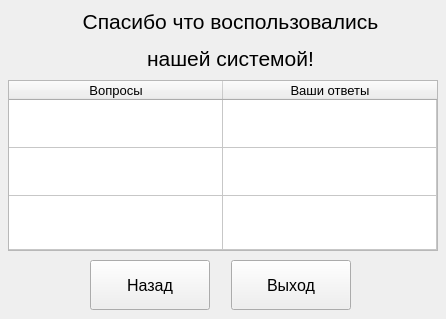
<?xml version="1.0" encoding="UTF-8"?>
<ui version="4.0">
 <class>MainWindow</class>
 <widget class="QMainWindow" name="MainWindow">
  <property name="geometry">
   <rect>
    <x>0</x>
    <y>0</y>
    <width>446</width>
    <height>319</height>
   </rect>
  </property>
  <property name="minimumSize">
   <size>
    <width>446</width>
    <height>319</height>
   </size>
  </property>
  <property name="maximumSize">
   <size>
    <width>446</width>
    <height>319</height>
   </size>
  </property>
  <property name="windowTitle">
   <string>MainWindow</string>
  </property>
  <widget class="QWidget" name="centralwidget">
   <widget class="QLabel" name="label">
    <property name="geometry">
     <rect>
      <x>60</x>
      <y>0</y>
      <width>341</width>
      <height>81</height>
     </rect>
    </property>
    <property name="font">
     <font>
      <family>Segoe UI</family>
      <pointsize>16</pointsize>
     </font>
    </property>
    <property name="text">
     <string>&lt;html&gt;&lt;head/&gt;&lt;body&gt;&lt;p align=&quot;center&quot;&gt;Спасибо что воспользовались&lt;/p&gt;&lt;p align=&quot;center&quot;&gt;нашей системой!&lt;/p&gt;&lt;/body&gt;&lt;/html&gt;</string>
    </property>
   </widget>
   <widget class="QTableWidget" name="tableWidget">
    <property name="geometry">
     <rect>
      <x>8</x>
      <y>80</y>
      <width>430</width>
      <height>171</height>
     </rect>
    </property>
    <property name="minimumSize">
     <size>
      <width>430</width>
      <height>0</height>
     </size>
    </property>
    <property name="maximumSize">
     <size>
      <width>430</width>
      <height>500</height>
     </size>
    </property>
    <property name="font">
     <font>
      <pointsize>10</pointsize>
     </font>
    </property>
    <property name="dragDropOverwriteMode">
     <bool>false</bool>
    </property>
    <property name="wordWrap">
     <bool>true</bool>
    </property>
    <attribute name="horizontalHeaderVisible">
     <bool>true</bool>
    </attribute>
    <attribute name="horizontalHeaderCascadingSectionResizes">
     <bool>false</bool>
    </attribute>
    <attribute name="horizontalHeaderMinimumSectionSize">
     <number>45</number>
    </attribute>
    <attribute name="horizontalHeaderDefaultSectionSize">
     <number>214</number>
    </attribute>
    <attribute name="horizontalHeaderHighlightSections">
     <bool>false</bool>
    </attribute>
    <attribute name="horizontalHeaderShowSortIndicator" stdset="0">
     <bool>false</bool>
    </attribute>
    <attribute name="horizontalHeaderStretchLastSection">
     <bool>false</bool>
    </attribute>
    <attribute name="verticalHeaderVisible">
     <bool>false</bool>
    </attribute>
    <attribute name="verticalHeaderCascadingSectionResizes">
     <bool>false</bool>
    </attribute>
    <attribute name="verticalHeaderMinimumSectionSize">
     <number>30</number>
    </attribute>
    <attribute name="verticalHeaderDefaultSectionSize">
     <number>48</number>
    </attribute>
    <attribute name="verticalHeaderStretchLastSection">
     <bool>true</bool>
    </attribute>
    <row>
     <property name="text">
      <string/>
     </property>
    </row>
    <row>
     <property name="text">
      <string/>
     </property>
    </row>
    <row>
     <property name="text">
      <string/>
     </property>
    </row>
    <column>
     <property name="text">
      <string>Вопросы</string>
     </property>
    </column>
    <column>
     <property name="text">
      <string>Ваши ответы</string>
     </property>
    </column>
    <item row="0" column="0">
     <property name="text">
      <string/>
     </property>
     <property name="flags">
      <set>ItemIsUserCheckable</set>
     </property>
    </item>
   </widget>
   <widget class="QPushButton" name="btn_back">
    <property name="geometry">
     <rect>
      <x>90</x>
      <y>260</y>
      <width>120</width>
      <height>50</height>
     </rect>
    </property>
    <property name="font">
     <font>
      <family>Segoe UI</family>
      <pointsize>12</pointsize>
     </font>
    </property>
    <property name="text">
     <string>Назад</string>
    </property>
   </widget>
   <widget class="QPushButton" name="btn_exit">
    <property name="geometry">
     <rect>
      <x>231</x>
      <y>260</y>
      <width>120</width>
      <height>50</height>
     </rect>
    </property>
    <property name="font">
     <font>
      <family>Segoe UI</family>
      <pointsize>12</pointsize>
     </font>
    </property>
    <property name="text">
     <string>Выход</string>
    </property>
   </widget>
  </widget>
 </widget>
 <resources/>
 <connections/>
</ui>
